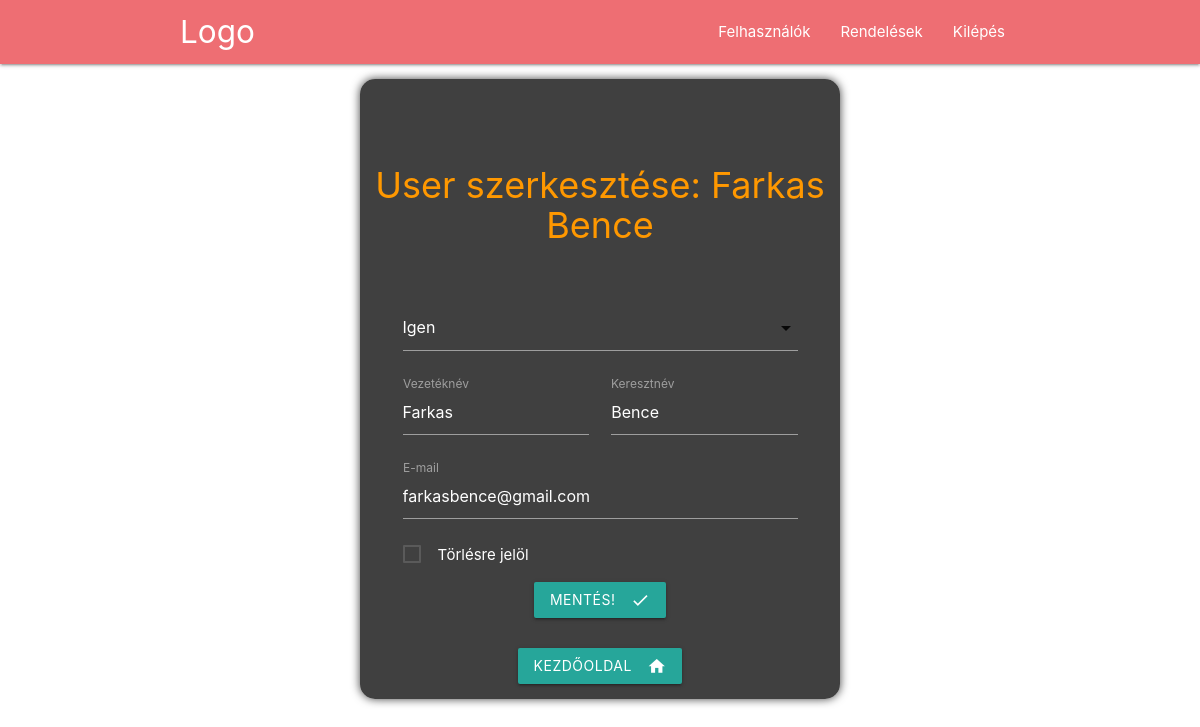
Page /pizzarendelo_bead/system_admin/userdata/5 (signed in) on the committed database.
### tables this page shows
CREATE TABLE `users` (
  `id` bigint(20) UNSIGNED NOT NULL,
  `is_admin` int(11) NOT NULL DEFAULT 0,
  `first_name` varchar(255) NOT NULL,
  `last_name` varchar(255) NOT NULL,
  `email` varchar(255) NOT NULL,
  `new_email` varchar(200) DEFAULT NULL,
  `email_verified_at` datetime DEFAULT NULL,
  `password` varchar(255) DEFAULT NULL,
  `shipping_zip` int(11) NOT NULL,
  `shipping_city` varchar(255) NOT NULL,
  `shipping_street` varchar(255) NOT NULL,
  `shipping_nr` varchar(255) DEFAULT NULL,
  `billing_name` varchar(100) DEFAULT NULL,
  `billing_tax_nr` varchar(20) DEFAULT NULL,
  `billing_zip` int(11) NOT NULL,
  `billing_nr` varchar(255) DEFAULT NULL,
  `billing_street` varchar(255) NOT NULL,
  `billing_city` varchar(255) NOT NULL,
  `remember_token` varchar(100) DEFAULT NULL,
  `verification_token` varchar(200) DEFAULT NULL,
  `created_at` timestamp NULL DEFAULT current_timestamp(),
  `updated_at` timestamp NULL DEFAULT NULL ON UPDATE current_timestamp()
);

### pizzarendelo_bead/includes/functions.php (called while the page is built, shortened)
<?php
function public_path($url = '')
{
    return DOCUMENT_ROOT.$url;
}

### pizzarendelo_bead/admin/userdata.php (the view, shortened to what this page needs)
<?php
$id = (int)$_GET["id"];
$sql = mysqli_query($connection, "select * from users where id = $id");
$user = mysqli_fetch_object($sql);
?>
<div class="section no-pad-bot" id="index-banner">
    <div class="container alpha-bg" style="width:40%">
        <br><br>
        <h1 class="header center orange-text">User szerkesztése: <?php print $user->first_name ?>
            <?php print $user->last_name ?> </h1>
        <div class="row text-block">
            <form class="col s12" method="POST">
                <div class="input-field col s12">
                </div>
                <div class="input-field col s12 m6">
                    <input id="first_name" value="<?php print $user->first_name ?>" name="first_name" type="text">
                    <label for="first_name">Vezetéknév</label>
                </div>
                <div class="input-field col s12 m6">
                    <input id="last_name" value="<?php print $user->last_name ?>" name="last_name" type="text">
                    <label for="last_name">Keresztnév</label>
                </div>
                <div class="input-field col s12 ">
                    <input id="email" value="<?php print $user->email ?>" name="email" type="email">
                    <label for="email">E-mail</label>
                </div>
                <?php
            if ($id != $_SESSION["user"]->id) { ?>
                <div class=" col s12 ">
                    <label>
                        <span>Törlésre jelöl</span>
                    </label>
                </div>
                <?php } ?>
                <div class="input-field col s12 text-center">
                    <button class="waves-effect waves-light btn"><i
                            class="material-icons right">check</i>Mentés!</button>
                </div>
                <div class="input-field col s12 text-center">
                    <a class="waves-effect waves-light btn"
                        href="<?php print public_path('/system_admin/dashboard') ?>"><i
                            class="material-icons right">home</i>Kezdőoldal</a>
                </div>
        </div>
    </div>
    <br><br>
</div>

### pizzarendelo_bead/admin/css/style.css (style rules this page uses)
h1 { font-size: 36px; }
.text-block { padding: 0px 20px !important; }
.alpha-bg { background-color: rgba(0, 0, 0, 0.75); border-radius: 15px; box-shadow: 0 0 10px rgba(0, 0, 0, 0.75); }
.alpha-bg * { color: white; }
.text-center { text-align: center !important; }

### rows in the picture
users: first_name "Farkas", last_name "Bence", email "farkasbence@gmail.com"
